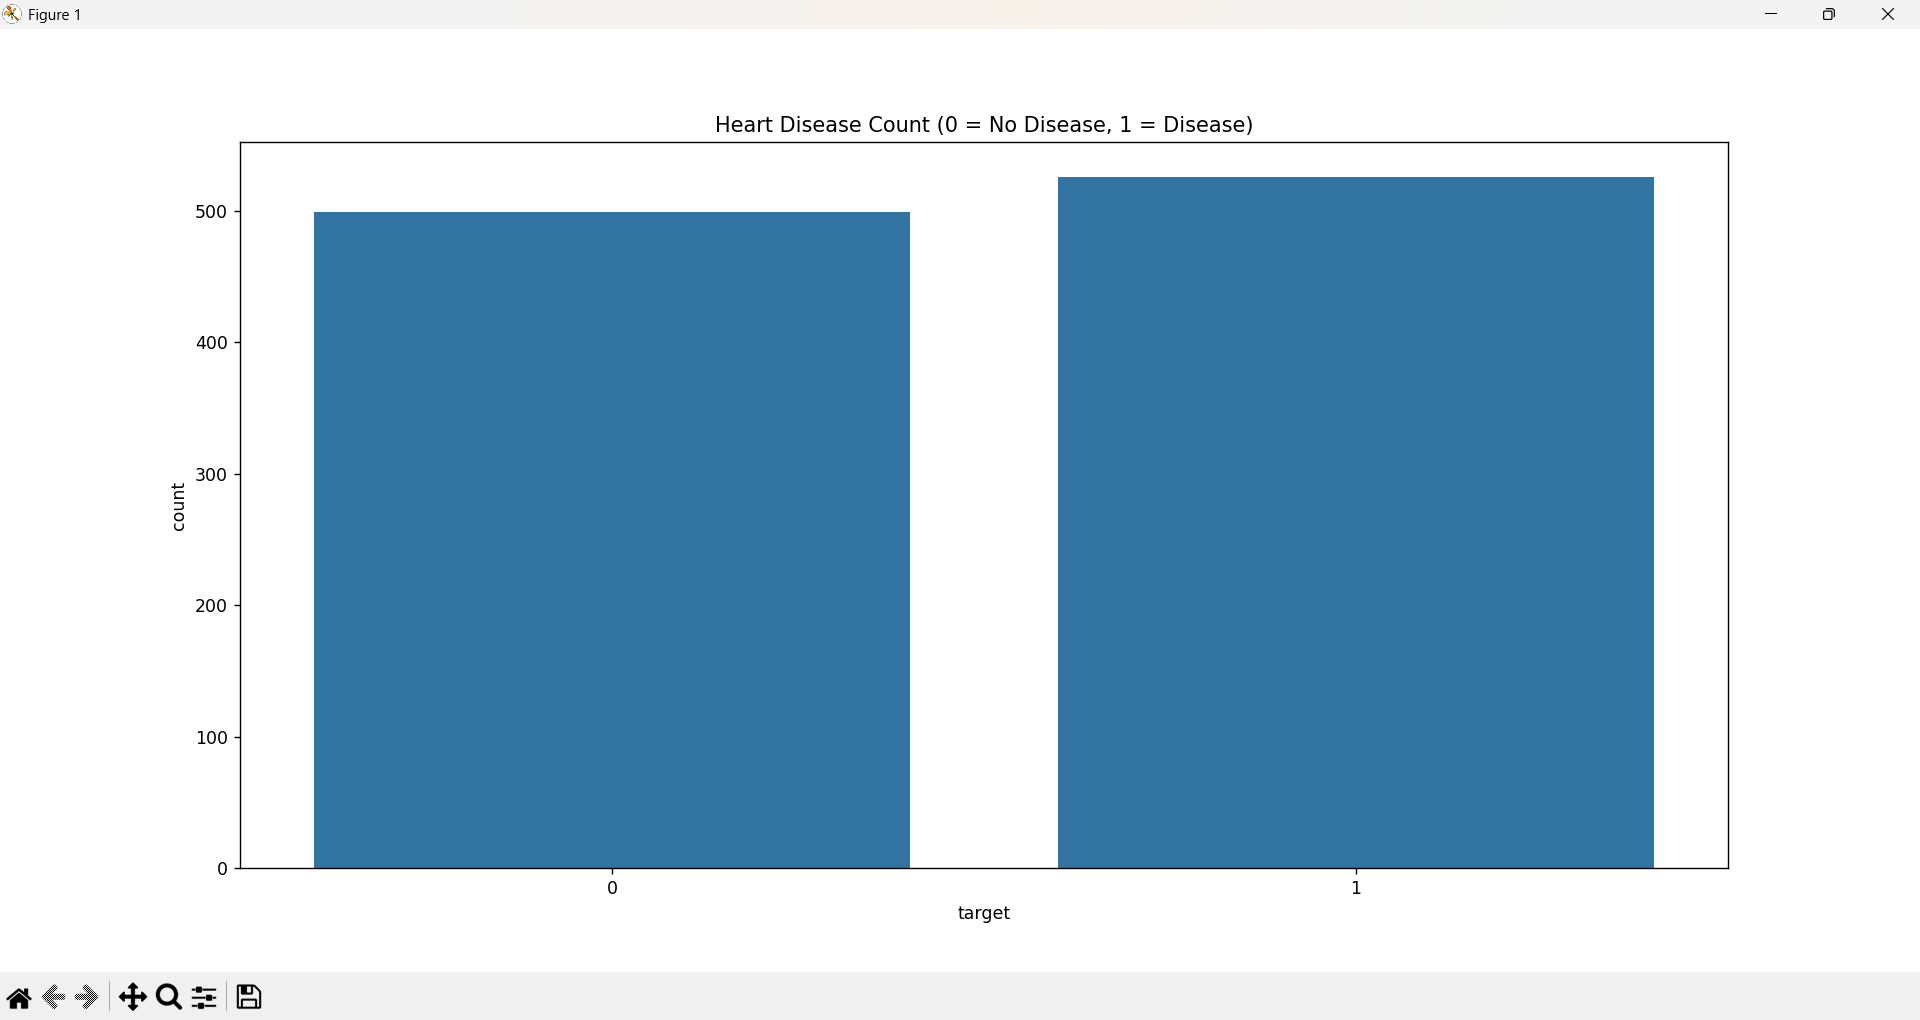

Recreate this plot in Python.
import pandas as pd
import seaborn as sns
import matplotlib.pyplot as plt
from sklearn.model_selection import train_test_split, cross_val_score
from sklearn.tree import DecisionTreeClassifier, plot_tree
from sklearn.ensemble import RandomForestClassifier
from sklearn.metrics import accuracy_score

# ✅ New working dataset link
df = pd.read_csv("heart.csv")


print("First 5 rows of dataset:")
print(df.head())

# Visualization with Seaborn
sns.countplot(x="target", data=df)
plt.title("Heart Disease Count (0 = No Disease, 1 = Disease)")
plt.show()

# Features & Target
X = df.drop("target", axis=1)
y = df["target"]

# Train-Test Split
X_train, X_test, y_train, y_test = train_test_split(
    X, y, test_size=0.2, random_state=42
)

# Decision Tree
dt = DecisionTreeClassifier(random_state=42)
dt.fit(X_train, y_train)

print("\n--- Decision Tree ---")
print("Train Accuracy:", accuracy_score(y_train, dt.predict(X_train)))
print("Test Accuracy :", accuracy_score(y_test, dt.predict(X_test)))

# Visualize Decision Tree
plt.figure(figsize=(15, 8))
plot_tree(dt, feature_names=X.columns, class_names=["No Disease", "Disease"], filled=True)
plt.title("Decision Tree - Default")
plt.show()

# Decision Tree with limited depth
dt_limited = DecisionTreeClassifier(max_depth=4, random_state=42)
dt_limited.fit(X_train, y_train)

print("\n--- Decision Tree (max_depth=4) ---")
print("Train Accuracy:", accuracy_score(y_train, dt_limited.predict(X_train)))
print("Test Accuracy :", accuracy_score(y_test, dt_limited.predict(X_test)))

# Random Forest
rf = RandomForestClassifier(n_estimators=100, random_state=42)
rf.fit(X_train, y_train)

print("\n--- Random Forest ---")
print("Train Accuracy:", accuracy_score(y_train, rf.predict(X_train)))
print("Test Accuracy :", accuracy_score(y_test, rf.predict(X_test)))

# Feature Importance
importances = pd.Series(rf.feature_importances_, index=X.columns)
importances.sort_values(ascending=False).plot(kind="bar", figsize=(10, 5))
plt.title("Feature Importances - Random Forest")
plt.show()

# Cross-validation
cv_scores = cross_val_score(rf, X, y, cv=5)
print("\nRandom Forest Cross-Validation Accuracy:", cv_scores.mean())
